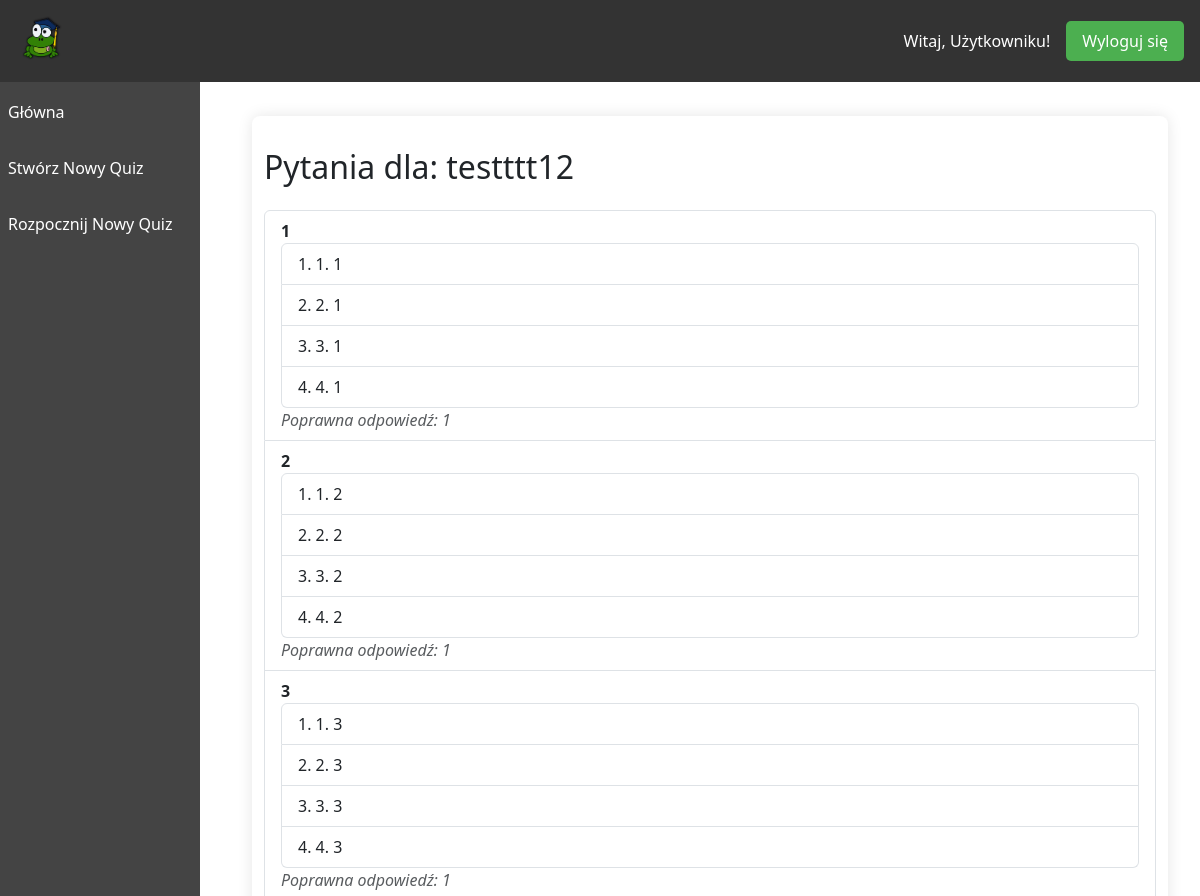
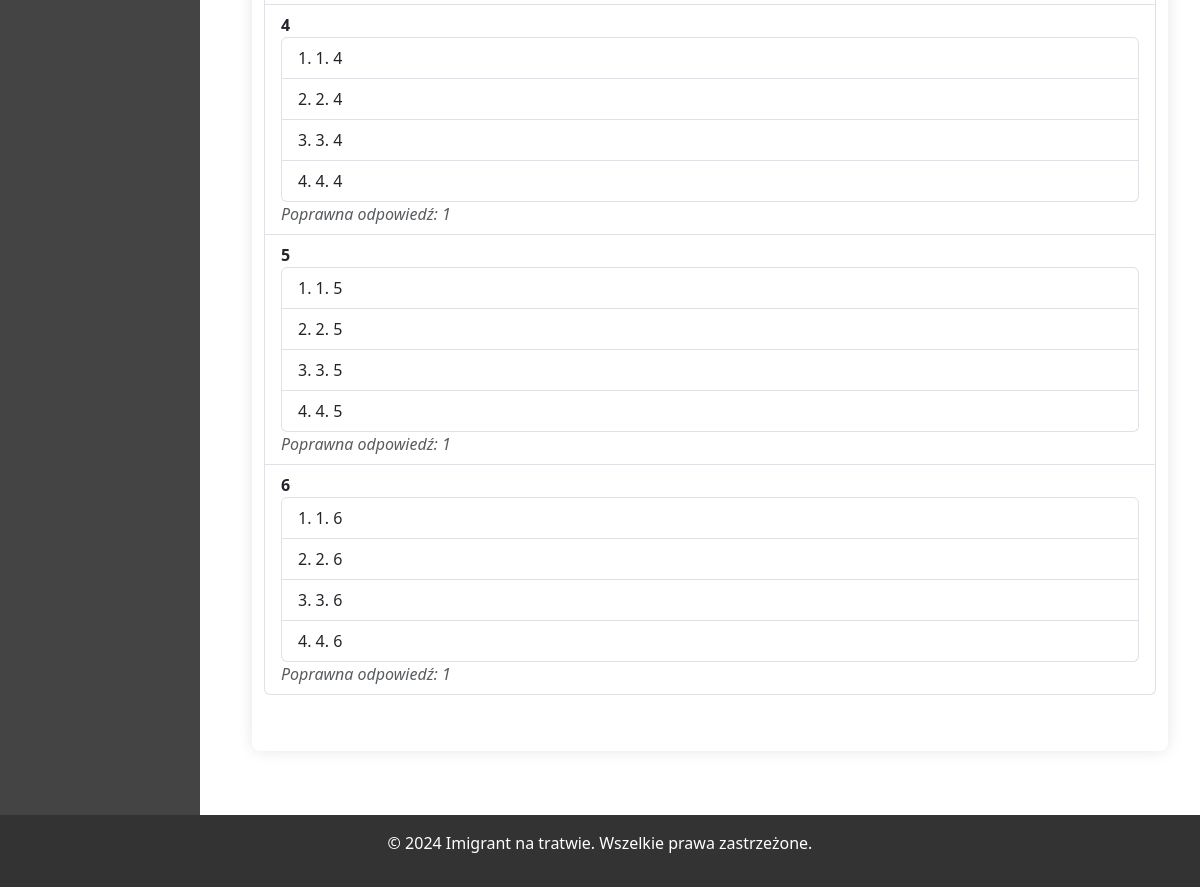
Page /quiz/quizzes/59/ on the committed database (2 pictures, top to bottom).
### quizAPP/models.py (models this page shows, shortened)
class Quiz(models.Model):
    title = models.CharField(max_length=200)
    description = models.TextField(blank=True, null=True)
    created_by = models.ForeignKey(User, on_delete=models.PROTECT, related_name='quizzes')

class Question(models.Model):
    quiz = models.ForeignKey(Quiz, related_name='questions', on_delete=models.CASCADE)
    question_text = models.CharField(max_length=500)
    answer1 = models.CharField(max_length=200)
    answer2 = models.CharField(max_length=200)
    answer3 = models.CharField(max_length=200)
    answer4 = models.CharField(max_length=200)
    correct_answer = models.IntegerField()      #choice from 1 to 4

### quizAPP/views.py (the view)
# urls.py: path('quizzes/<int:quiz_id>/', views.question_list, name='questionlist'),
def question_list(request, quiz_id):
    quiz = get_object_or_404(Quiz, id=quiz_id)
    return render(request, 'quiz/questionlist.html', {'quiz': quiz})

### templates/quiz/questionlist.html (shortened to what this page needs)
{% extends "quiz_base.html" %}
{% block content %}
<div class="background">
  <div class="container mt-4">
    <h2 class="mb-4">Pytania dla: {{ quiz.title }}</h2>
    <ul class="list-group mb-4">
      {% for question in quiz.questions.all %}
        <li class="list-group-item">
          <strong>{{ question.question_text }}</strong><br>
          <ol class="list-group list-group-numbered">
            <li class="list-group-item">1. {{ question.answer1 }}</li>
            <li class="list-group-item">2. {{ question.answer2 }}</li>
            <li class="list-group-item">3. {{ question.answer3 }}</li>
            <li class="list-group-item">4. {{ question.answer4 }}</li>
          </ol>
          <em class="text-muted">Poprawna odpowiedź: {{ question.correct_answer }}</em>
        </li>
      {% empty %}
        <li class="list-group-item">Brak pytań do wyświetlenia.</li>
      {% endfor %}
    </ul>
  </div>
</div>
{% endblock %}

### static/css/login.css (style rules this page uses)
* { margin: 0; padding: 0; box-sizing: border-box; }
body { font-family: 'Segoe UI', Tahoma, Geneva, Verdana, sans-serif; background-color: #f4f4f4; padding-top: 60px; display: flex; flex-direction: column; min-height: 100vh; }
.container { background-color: #fff; padding: 2em; border-radius: 8px; box-shadow: 0 0 15px rgba(0, 0, 0, 0.1); max-width: 800px; margin: 2em auto; }

### rows in the picture
Quiz: title "testttt12"
Question: question_text "1", answer1 "1", answer2 "1", answer3 "1", answer4 "1", correct_answer "1"
Question: question_text "2", answer1 "2", answer2 "2", answer3 "2", answer4 "2", correct_answer "1"
Question: question_text "3", answer1 "3", answer2 "3", answer3 "3", answer4 "3", correct_answer "1"
Question: question_text "4", answer1 "4", answer2 "4", answer3 "4", answer4 "4", correct_answer "1"
Question: question_text "5", answer1 "5", answer2 "5", answer3 "5", answer4 "5", correct_answer "1"
Question: question_text "6", answer1 "6", answer2 "6", answer3 "6", answer4 "6", correct_answer "1"
